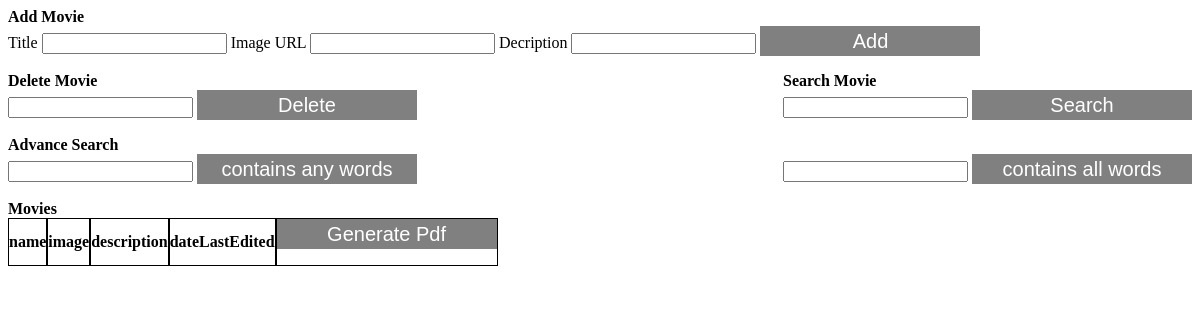
/movie/all, run on an earlier commit of the app's database.
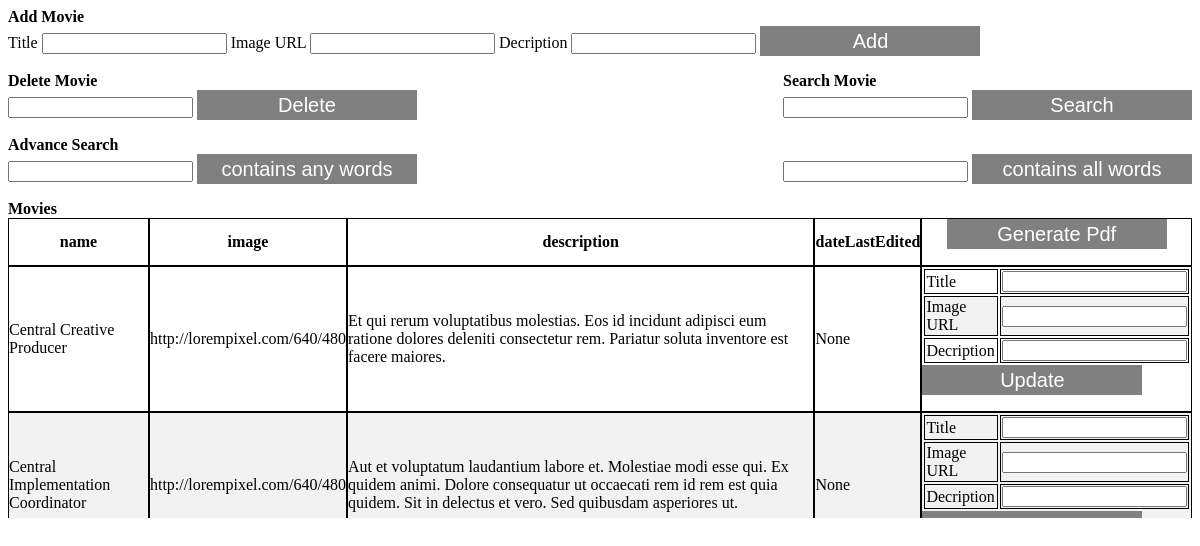
And on a later commit of the database.
### app.py (models this page shows, shortened)
class MovieModel(db.Model):
    name = db.Column(db.String(100),primary_key=True)
    image = db.Column(db.String(100))
    description = db.Column(db.String(500))
    dateLastEdited = db.Column(db.DateTime(),onupdate=datetime.now())

### app.py (the view)
@app.route('/movie/all',methods=['GET'])
def getAll():
    result = MovieModel.query.order_by(collate(MovieModel.name,'NOCASE')).all()
    return render_template("movies.html",movies=result), 200

### templates/movies.html (shortened to what this page needs)
<html>
    <head>
    </head>
  <body>
    <link rel="stylesheet" type="text/css" href="../static/style.css"/>
    <b><h7>Add Movie</h7></b>
    <form method="POST" action="/movie">
        <label for="name">Title</label>
        <input type="text" name="name" required>
        <label for="image">Image URL</label>
        <input type="text" name="image" >
        <label for="description">Decription</label>
        <input type="text" name="description">
        <input class="button" type="submit" value="Add">
    </form>
    <div style='float:right'>
        <b><h7>Search Movie</h7></b>
        <form method="POST" action="/movie/search">
            <input type="text" name="name">
            <input class="button" type="submit" value="Search">
        </form>
    </div>
    <div >
        <b><h7>Delete Movie</h7></b>
        <form method="POST" action="/movie/delete">
            <input type="text" name="name" required>
            <input class="button" type="submit" value="Delete">
        </form>
    </div>
    <b><h7>Advance Search</h7></b>
    <br>
    <div style='float:right'>
        <form method="POST" action="/movie/advanceSearchAll">
            <input type="text" name="name">
            <input class="button" type="submit" value="contains all words">
        </form>
    </div>
    <div>
        <form method="POST" action="/movie/advanceSearchAny">
            <input type="text" name="name">
            <input class="button" type="submit" value="contains any words">
        </form>
    </div>
    <b><h7>Movies</h7></b>
    <div class="tableContainer">
    <table cellspacing="0" cellpadding="0">
        <thead>
        <tr>
            <th>name</th>
            <th>image</th>
            <th>description</th>
            <th>dateLastEdited</th>
            <th>
                <form method="POST" action="/movie/generatePdf">
                    <input class="button" type="submit" value="Generate Pdf">
                </form>
            </th>
        </tr>
        </thead>
        <tbody>
            {% for movie in movies %}
            <tr>
                <td >{{movie.name}}</td>
                <td>{{movie.image}}</td>
                <td>{{movie.description}}</td>
                <td>{{movie.dateLastEdited}}</td>
                <td>
                    <form name="updateForm" method="POST" action="/movie/update" onsubmit="return validateForm()" >
                        <table>
                            <tr>
                                <td><label for="name">Title</label></td>
                                <td><input type="text" name="name"></td>
                            </tr>
                            <tr>
                                <td><label for="image">Image URL</label></td>
                                <td><input type="text" name="image"></td>
                            </tr>
                            <tr>
                                <td><label for="description">Decription</label></td>
                                <td><input type="text" name="description"></td>
                            </tr>
                        </table>
                        <input class="button" type="submit" value="Update">
                    </form>
                </td>
            </tr>
            {% endfor %}
        </tbody>
</table>
</div>
  </body>
</html>

### static/style.css (style rules this page uses)
.table, th, td { border: 1px solid black; }
.tableContainer { overflow-y: scroll; height:300px; }
tr:nth-child(even) { background-color: #f2f2f2; }
.button { background-color: #808080; color: white; font-size: 20px; cursor: pointer; width:220px; height:30px; text-align:center; border: 1px solid gray; }

What changed in the data, as far as the page shows it:
added MovieModel: name "Central Creative Producer", image "http://lorempixel.com/640/480", description "Et qui rerum voluptatibus molestias. Eos id incidunt adipisci eum ratione dolores deleniti consectetur rem. Pariatur soluta inventore est facere maiores.", dateLastEdited "None"
added MovieModel: name "Central Implementation Coordinator", image "http://lorempixel.com/640/480", description "Aut et voluptatum laudantium labore et. Molestiae modi esse qui. Ex quidem animi. Dolore consequatur ut occaecati rem id rem est quia quidem. Sit in delectus et vero. Sed quibusdam asperiores ut.", dateLastEdited "None"
